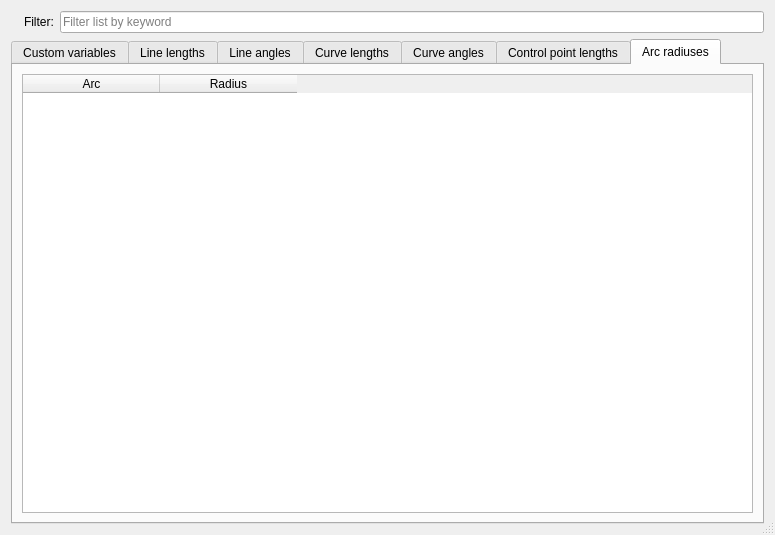
<?xml version="1.0" encoding="UTF-8"?>
<ui version="4.0">
 <class>DialogVariables</class>
 <widget class="QDialog" name="DialogVariables">
  <property name="geometry">
   <rect>
    <x>0</x>
    <y>0</y>
    <width>775</width>
    <height>535</height>
   </rect>
  </property>
  <property name="minimumSize">
   <size>
    <width>750</width>
    <height>535</height>
   </size>
  </property>
  <property name="windowTitle">
   <string>Variables</string>
  </property>
  <property name="windowIcon">
   <iconset resource="../../../libs/vmisc/share/resources/icon.qrc">
    <normaloff>:/icon/32x32/table.png</normaloff>:/icon/32x32/table.png</iconset>
  </property>
  <property name="locale">
   <locale language="English" country="UnitedStates"/>
  </property>
  <property name="sizeGripEnabled">
   <bool>true</bool>
  </property>
  <layout class="QVBoxLayout" name="verticalLayout">
   <item>
    <layout class="QHBoxLayout" name="horizontalLayout_4">
     <property name="topMargin">
      <number>0</number>
     </property>
     <item>
      <widget class="QLabel" name="label">
       <property name="maximumSize">
        <size>
         <width>16</width>
         <height>16</height>
        </size>
       </property>
       <property name="text">
        <string/>
       </property>
       <property name="pixmap">
        <pixmap resource="../../../libs/vmisc/share/resources/icon.qrc">:/icon/32x32/filter.png</pixmap>
       </property>
       <property name="scaledContents">
        <bool>true</bool>
       </property>
      </widget>
     </item>
     <item>
      <widget class="QLabel" name="labelFind">
       <property name="text">
        <string>Filter:</string>
       </property>
      </widget>
     </item>
     <item>
      <widget class="QLineEdit" name="filter_LineEdit">
       <property name="placeholderText">
        <string>Filter list by keyword</string>
       </property>
       <property name="clearButtonEnabled">
        <bool>true</bool>
       </property>
      </widget>
     </item>
    </layout>
   </item>
   <item>
    <widget class="QTabWidget" name="tabWidget">
     <property name="sizePolicy">
      <sizepolicy hsizetype="Expanding" vsizetype="Expanding">
       <horstretch>1</horstretch>
       <verstretch>0</verstretch>
      </sizepolicy>
     </property>
     <property name="tabPosition">
      <enum>QTabWidget::North</enum>
     </property>
     <property name="currentIndex">
      <number>6</number>
     </property>
     <widget class="QWidget" name="tabVariables">
      <attribute name="title">
       <string>Custom variables</string>
      </attribute>
      <layout class="QVBoxLayout" name="verticalLayout_2">
       <item>
        <widget class="QSplitter" name="splitter">
         <property name="orientation">
          <enum>Qt::Vertical</enum>
         </property>
         <widget class="QTableWidget" name="variables_TableWidget">
          <property name="sizePolicy">
           <sizepolicy hsizetype="Expanding" vsizetype="Expanding">
            <horstretch>0</horstretch>
            <verstretch>8</verstretch>
           </sizepolicy>
          </property>
          <property name="minimumSize">
           <size>
            <width>0</width>
            <height>150</height>
           </size>
          </property>
          <property name="alternatingRowColors">
           <bool>true</bool>
          </property>
          <property name="selectionMode">
           <enum>QAbstractItemView::SingleSelection</enum>
          </property>
          <property name="selectionBehavior">
           <enum>QAbstractItemView::SelectRows</enum>
          </property>
          <property name="sortingEnabled">
           <bool>true</bool>
          </property>
          <property name="wordWrap">
           <bool>true</bool>
          </property>
          <attribute name="horizontalHeaderCascadingSectionResizes">
           <bool>false</bool>
          </attribute>
          <attribute name="horizontalHeaderMinimumSectionSize">
           <number>70</number>
          </attribute>
          <attribute name="horizontalHeaderDefaultSectionSize">
           <number>120</number>
          </attribute>
          <attribute name="horizontalHeaderShowSortIndicator" stdset="0">
           <bool>true</bool>
          </attribute>
          <attribute name="horizontalHeaderStretchLastSection">
           <bool>true</bool>
          </attribute>
          <attribute name="verticalHeaderVisible">
           <bool>false</bool>
          </attribute>
          <attribute name="verticalHeaderCascadingSectionResizes">
           <bool>false</bool>
          </attribute>
          <attribute name="verticalHeaderMinimumSectionSize">
           <number>8</number>
          </attribute>
          <attribute name="verticalHeaderDefaultSectionSize">
           <number>25</number>
          </attribute>
          <attribute name="verticalHeaderStretchLastSection">
           <bool>false</bool>
          </attribute>
          <column>
           <property name="text">
            <string>Name</string>
           </property>
           <property name="background">
            <color>
             <red>210</red>
             <green>210</green>
             <blue>210</blue>
            </color>
           </property>
          </column>
          <column>
           <property name="text">
            <string>The calculated value</string>
           </property>
           <property name="background">
            <color>
             <red>210</red>
             <green>210</green>
             <blue>210</blue>
            </color>
           </property>
          </column>
          <column>
           <property name="text">
            <string>Formula</string>
           </property>
           <property name="background">
            <color>
             <red>210</red>
             <green>210</green>
             <blue>210</blue>
            </color>
           </property>
          </column>
         </widget>
         <widget class="QWidget" name="layoutWidget">
          <layout class="QHBoxLayout" name="horizontalLayout_3">
           <property name="spacing">
            <number>6</number>
           </property>
           <item>
            <widget class="QToolButton" name="toolButtonUp">
             <property name="enabled">
              <bool>false</bool>
             </property>
             <property name="toolTip">
              <string>Move measurement up</string>
             </property>
             <property name="text">
              <string notr="true">...</string>
             </property>
             <property name="icon">
              <iconset resource="../../../libs/vmisc/share/resources/theme.qrc">
               <normaloff>:/icons/win.icon.theme/16x16/actions/go-up.png</normaloff>:/icons/win.icon.theme/16x16/actions/go-up.png</iconset>
             </property>
            </widget>
           </item>
           <item>
            <widget class="QToolButton" name="toolButtonDown">
             <property name="enabled">
              <bool>false</bool>
             </property>
             <property name="toolTip">
              <string>Move measurement down</string>
             </property>
             <property name="text">
              <string notr="true">...</string>
             </property>
             <property name="icon">
              <iconset resource="../../../libs/vmisc/share/resources/theme.qrc">
               <normaloff>:/icons/win.icon.theme/16x16/actions/go-down.png</normaloff>:/icons/win.icon.theme/16x16/actions/go-down.png</iconset>
             </property>
            </widget>
           </item>
           <item>
            <spacer name="horizontalSpacer">
             <property name="orientation">
              <enum>Qt::Horizontal</enum>
             </property>
             <property name="sizeHint" stdset="0">
              <size>
               <width>5000</width>
               <height>20</height>
              </size>
             </property>
            </spacer>
           </item>
           <item>
            <widget class="QToolButton" name="formula_ToolButton">
             <property name="enabled">
              <bool>false</bool>
             </property>
             <property name="toolTip">
              <string>Formula wizard</string>
             </property>
             <property name="text">
              <string notr="true">...</string>
             </property>
             <property name="icon">
              <iconset resource="../../../libs/vmisc/share/resources/icon.qrc">
               <normaloff>:/icon/24x24/fx.png</normaloff>:/icon/24x24/fx.png</iconset>
             </property>
             <property name="iconSize">
              <size>
               <width>16</width>
               <height>16</height>
              </size>
             </property>
            </widget>
           </item>
           <item alignment="Qt::AlignRight">
            <widget class="QToolButton" name="addCustomVariable_ToolButton">
             <property name="sizePolicy">
              <sizepolicy hsizetype="Fixed" vsizetype="Fixed">
               <horstretch>0</horstretch>
               <verstretch>0</verstretch>
              </sizepolicy>
             </property>
             <property name="toolTip">
              <string>Add custom variable</string>
             </property>
             <property name="text">
              <string notr="true">...</string>
             </property>
             <property name="icon">
              <iconset resource="../../../libs/vmisc/share/resources/theme.qrc">
               <normaloff>:/icons/win.icon.theme/24x24/actions/list-add.png</normaloff>:/icons/win.icon.theme/24x24/actions/list-add.png</iconset>
             </property>
            </widget>
           </item>
           <item alignment="Qt::AlignLeft">
            <widget class="QToolButton" name="removeCustomVariable_ToolButton">
             <property name="enabled">
              <bool>false</bool>
             </property>
             <property name="toolTip">
              <string>Remove custom variable</string>
             </property>
             <property name="text">
              <string notr="true">...</string>
             </property>
             <property name="icon">
              <iconset resource="../../../libs/vmisc/share/resources/theme.qrc">
               <normaloff>:/icons/win.icon.theme/24x24/actions/list-remove.png</normaloff>:/icons/win.icon.theme/24x24/actions/list-remove.png</iconset>
             </property>
            </widget>
           </item>
          </layout>
         </widget>
         <widget class="QGroupBox" name="groupBoxDetails">
          <property name="sizePolicy">
           <sizepolicy hsizetype="Preferred" vsizetype="Minimum">
            <horstretch>0</horstretch>
            <verstretch>4</verstretch>
           </sizepolicy>
          </property>
          <property name="minimumSize">
           <size>
            <width>0</width>
            <height>236</height>
           </size>
          </property>
          <property name="toolTip">
           <string>Details</string>
          </property>
          <property name="title">
           <string>Details</string>
          </property>
          <layout class="QFormLayout" name="formLayout">
           <item row="1" column="0">
            <widget class="QLabel" name="name_Label">
             <property name="sizePolicy">
              <sizepolicy hsizetype="Expanding" vsizetype="Preferred">
               <horstretch>0</horstretch>
               <verstretch>0</verstretch>
              </sizepolicy>
             </property>
             <property name="minimumSize">
              <size>
               <width>100</width>
               <height>0</height>
              </size>
             </property>
             <property name="maximumSize">
              <size>
               <width>80</width>
               <height>16777215</height>
              </size>
             </property>
             <property name="text">
              <string>Name:</string>
             </property>
             <property name="alignment">
              <set>Qt::AlignRight|Qt::AlignTrailing|Qt::AlignVCenter</set>
             </property>
            </widget>
           </item>
           <item row="1" column="1">
            <widget class="QLineEdit" name="name_LineEdit">
             <property name="enabled">
              <bool>false</bool>
             </property>
             <property name="placeholderText">
              <string>Unique variable name</string>
             </property>
            </widget>
           </item>
           <item row="3" column="0">
            <widget class="QLabel" name="labelCalculated">
             <property name="sizePolicy">
              <sizepolicy hsizetype="Expanding" vsizetype="Preferred">
               <horstretch>0</horstretch>
               <verstretch>0</verstretch>
              </sizepolicy>
             </property>
             <property name="minimumSize">
              <size>
               <width>100</width>
               <height>0</height>
              </size>
             </property>
             <property name="maximumSize">
              <size>
               <width>80</width>
               <height>16777215</height>
              </size>
             </property>
             <property name="text">
              <string>Calculated value:</string>
             </property>
             <property name="alignment">
              <set>Qt::AlignRight|Qt::AlignTrailing|Qt::AlignVCenter</set>
             </property>
            </widget>
           </item>
           <item row="3" column="1">
            <widget class="QLabel" name="calculatedValue_Label">
             <property name="text">
              <string notr="true"/>
             </property>
            </widget>
           </item>
           <item row="4" column="0">
            <widget class="QLabel" name="formula_Label">
             <property name="sizePolicy">
              <sizepolicy hsizetype="Expanding" vsizetype="Preferred">
               <horstretch>0</horstretch>
               <verstretch>0</verstretch>
              </sizepolicy>
             </property>
             <property name="minimumSize">
              <size>
               <width>100</width>
               <height>0</height>
              </size>
             </property>
             <property name="maximumSize">
              <size>
               <width>80</width>
               <height>16777215</height>
              </size>
             </property>
             <property name="text">
              <string>Formula:</string>
             </property>
             <property name="alignment">
              <set>Qt::AlignRight|Qt::AlignTrailing|Qt::AlignVCenter</set>
             </property>
            </widget>
           </item>
           <item row="4" column="1">
            <layout class="QHBoxLayout" name="horizontalLayoutValue">
             <item>
              <widget class="QPlainTextEdit" name="formula_PlainTextEdit">
               <property name="enabled">
                <bool>false</bool>
               </property>
               <property name="sizePolicy">
                <sizepolicy hsizetype="Expanding" vsizetype="Expanding">
                 <horstretch>0</horstretch>
                 <verstretch>0</verstretch>
                </sizepolicy>
               </property>
               <property name="minimumSize">
                <size>
                 <width>0</width>
                 <height>50</height>
                </size>
               </property>
               <property name="maximumSize">
                <size>
                 <width>16777215</width>
                 <height>16777215</height>
                </size>
               </property>
               <property name="toolTip">
                <string>Calculation</string>
               </property>
               <property name="tabChangesFocus">
                <bool>true</bool>
               </property>
              </widget>
             </item>
            </layout>
           </item>
           <item row="6" column="0">
            <widget class="QLabel" name="description_Label">
             <property name="sizePolicy">
              <sizepolicy hsizetype="Expanding" vsizetype="Preferred">
               <horstretch>0</horstretch>
               <verstretch>0</verstretch>
              </sizepolicy>
             </property>
             <property name="minimumSize">
              <size>
               <width>100</width>
               <height>0</height>
              </size>
             </property>
             <property name="maximumSize">
              <size>
               <width>80</width>
               <height>16777215</height>
              </size>
             </property>
             <property name="text">
              <string>Description:</string>
             </property>
             <property name="alignment">
              <set>Qt::AlignRight|Qt::AlignTrailing|Qt::AlignVCenter</set>
             </property>
            </widget>
           </item>
           <item row="6" column="1">
            <widget class="QPlainTextEdit" name="description_PlainTextEdit">
             <property name="enabled">
              <bool>false</bool>
             </property>
             <property name="sizePolicy">
              <sizepolicy hsizetype="Expanding" vsizetype="Expanding">
               <horstretch>0</horstretch>
               <verstretch>1</verstretch>
              </sizepolicy>
             </property>
             <property name="minimumSize">
              <size>
               <width>0</width>
               <height>50</height>
              </size>
             </property>
            </widget>
           </item>
           <item row="8" column="1">
            <spacer name="verticalSpacer">
             <property name="orientation">
              <enum>Qt::Vertical</enum>
             </property>
             <property name="sizeHint" stdset="0">
              <size>
               <width>20</width>
               <height>40</height>
              </size>
             </property>
            </spacer>
           </item>
           <item row="9" column="1">
            <layout class="QHBoxLayout" name="horizontalLayout_5">
             <item>
              <spacer name="horizontalSpacer_3">
               <property name="orientation">
                <enum>Qt::Horizontal</enum>
               </property>
               <property name="sizeHint" stdset="0">
                <size>
                 <width>40</width>
                 <height>20</height>
                </size>
               </property>
              </spacer>
             </item>
             <item>
              <widget class="QPushButton" name="refresh_PushButton">
               <property name="toolTip">
                <string>Refresh a pattern with all changes you made</string>
               </property>
               <property name="text">
                <string>Refresh</string>
               </property>
              </widget>
             </item>
            </layout>
           </item>
          </layout>
         </widget>
        </widget>
       </item>
      </layout>
     </widget>
     <widget class="QWidget" name="tab_3">
      <attribute name="title">
       <string>Line lengths</string>
      </attribute>
      <layout class="QGridLayout" name="gridLayout_3">
       <item row="0" column="0">
        <widget class="QTableWidget" name="lineLengths_TableWidget">
         <property name="editTriggers">
          <set>QAbstractItemView::NoEditTriggers</set>
         </property>
         <property name="alternatingRowColors">
          <bool>true</bool>
         </property>
         <property name="sortingEnabled">
          <bool>true</bool>
         </property>
         <attribute name="horizontalHeaderCascadingSectionResizes">
          <bool>false</bool>
         </attribute>
         <attribute name="horizontalHeaderDefaultSectionSize">
          <number>137</number>
         </attribute>
         <attribute name="horizontalHeaderStretchLastSection">
          <bool>false</bool>
         </attribute>
         <attribute name="verticalHeaderVisible">
          <bool>false</bool>
         </attribute>
         <column>
          <property name="text">
           <string>Line</string>
          </property>
         </column>
         <column>
          <property name="text">
           <string>Length</string>
          </property>
         </column>
        </widget>
       </item>
      </layout>
     </widget>
     <widget class="QWidget" name="tab">
      <attribute name="title">
       <string>Line angles</string>
      </attribute>
      <layout class="QGridLayout" name="gridLayout_6">
       <item row="0" column="0">
        <widget class="QTableWidget" name="lineAngles_TableWidget">
         <property name="editTriggers">
          <set>QAbstractItemView::NoEditTriggers</set>
         </property>
         <property name="alternatingRowColors">
          <bool>true</bool>
         </property>
         <property name="sortingEnabled">
          <bool>true</bool>
         </property>
         <attribute name="horizontalHeaderCascadingSectionResizes">
          <bool>false</bool>
         </attribute>
         <attribute name="horizontalHeaderDefaultSectionSize">
          <number>137</number>
         </attribute>
         <attribute name="horizontalHeaderStretchLastSection">
          <bool>false</bool>
         </attribute>
         <attribute name="verticalHeaderVisible">
          <bool>false</bool>
         </attribute>
         <column>
          <property name="text">
           <string>Line</string>
          </property>
         </column>
         <column>
          <property name="text">
           <string>Angle</string>
          </property>
         </column>
        </widget>
       </item>
      </layout>
     </widget>
     <widget class="QWidget" name="tab_4">
      <attribute name="title">
       <string>Curve lengths</string>
      </attribute>
      <layout class="QGridLayout" name="gridLayout_4">
       <item row="0" column="0">
        <widget class="QTableWidget" name="curveLengths_TableWidget">
         <property name="editTriggers">
          <set>QAbstractItemView::NoEditTriggers</set>
         </property>
         <property name="alternatingRowColors">
          <bool>true</bool>
         </property>
         <property name="sortingEnabled">
          <bool>true</bool>
         </property>
         <attribute name="horizontalHeaderCascadingSectionResizes">
          <bool>false</bool>
         </attribute>
         <attribute name="horizontalHeaderDefaultSectionSize">
          <number>137</number>
         </attribute>
         <attribute name="horizontalHeaderStretchLastSection">
          <bool>false</bool>
         </attribute>
         <attribute name="verticalHeaderVisible">
          <bool>false</bool>
         </attribute>
         <column>
          <property name="text">
           <string>Curve</string>
          </property>
         </column>
         <column>
          <property name="text">
           <string>Length</string>
          </property>
         </column>
        </widget>
       </item>
      </layout>
     </widget>
     <widget class="QWidget" name="tab_6">
      <attribute name="title">
       <string>Curve angles</string>
      </attribute>
      <layout class="QGridLayout" name="gridLayout_8">
       <item row="0" column="0">
        <widget class="QTableWidget" name="curveAngles_TableWidget">
         <property name="editTriggers">
          <set>QAbstractItemView::NoEditTriggers</set>
         </property>
         <property name="alternatingRowColors">
          <bool>true</bool>
         </property>
         <property name="sortingEnabled">
          <bool>true</bool>
         </property>
         <attribute name="horizontalHeaderCascadingSectionResizes">
          <bool>false</bool>
         </attribute>
         <attribute name="horizontalHeaderDefaultSectionSize">
          <number>137</number>
         </attribute>
         <attribute name="horizontalHeaderStretchLastSection">
          <bool>false</bool>
         </attribute>
         <attribute name="verticalHeaderVisible">
          <bool>false</bool>
         </attribute>
         <column>
          <property name="text">
           <string>Curve</string>
          </property>
         </column>
         <column>
          <property name="text">
           <string>Angle</string>
          </property>
         </column>
        </widget>
       </item>
      </layout>
     </widget>
     <widget class="QWidget" name="tab_5">
      <attribute name="title">
       <string>Control point lengths</string>
      </attribute>
      <layout class="QVBoxLayout" name="verticalLayout_3">
       <item>
        <widget class="QTableWidget" name="controlPointLengths_TableWidget">
         <property name="editTriggers">
          <set>QAbstractItemView::NoEditTriggers</set>
         </property>
         <property name="alternatingRowColors">
          <bool>true</bool>
         </property>
         <property name="sortingEnabled">
          <bool>true</bool>
         </property>
         <attribute name="horizontalHeaderCascadingSectionResizes">
          <bool>false</bool>
         </attribute>
         <attribute name="horizontalHeaderDefaultSectionSize">
          <number>137</number>
         </attribute>
         <attribute name="horizontalHeaderStretchLastSection">
          <bool>false</bool>
         </attribute>
         <attribute name="verticalHeaderVisible">
          <bool>false</bool>
         </attribute>
         <column>
          <property name="text">
           <string>Curve</string>
          </property>
         </column>
         <column>
          <property name="text">
           <string>Length</string>
          </property>
         </column>
        </widget>
       </item>
      </layout>
     </widget>
     <widget class="QWidget" name="tab_2">
      <attribute name="title">
       <string>Arc radiuses</string>
      </attribute>
      <layout class="QGridLayout" name="gridLayout_7">
       <item row="0" column="0">
        <widget class="QTableWidget" name="arcRadiuses_TableWidget">
         <property name="editTriggers">
          <set>QAbstractItemView::NoEditTriggers</set>
         </property>
         <property name="alternatingRowColors">
          <bool>true</bool>
         </property>
         <property name="sortingEnabled">
          <bool>true</bool>
         </property>
         <attribute name="horizontalHeaderCascadingSectionResizes">
          <bool>false</bool>
         </attribute>
         <attribute name="horizontalHeaderDefaultSectionSize">
          <number>137</number>
         </attribute>
         <attribute name="horizontalHeaderStretchLastSection">
          <bool>false</bool>
         </attribute>
         <attribute name="verticalHeaderVisible">
          <bool>false</bool>
         </attribute>
         <column>
          <property name="text">
           <string>Arc</string>
          </property>
          <property name="background">
           <color>
            <red>210</red>
            <green>210</green>
            <blue>210</blue>
           </color>
          </property>
         </column>
         <column>
          <property name="text">
           <string>Radius</string>
          </property>
         </column>
        </widget>
       </item>
      </layout>
     </widget>
    </widget>
   </item>
  </layout>
 </widget>
 <tabstops>
  <tabstop>variables_TableWidget</tabstop>
  <tabstop>addCustomVariable_ToolButton</tabstop>
  <tabstop>removeCustomVariable_ToolButton</tabstop>
  <tabstop>lineLengths_TableWidget</tabstop>
  <tabstop>curveLengths_TableWidget</tabstop>
 </tabstops>
 <resources>
  <include location="../../../libs/vmisc/share/resources/icon.qrc"/>
  <include location="../../../libs/vmisc/share/resources/theme.qrc"/>
 </resources>
 <connections/>
</ui>
